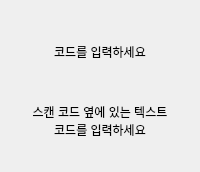
       <widget class="QWidget" name="widget_2" native="true">
        <layout class="QHBoxLayout" name="horizontalLayout_2">
         <item>
          <widget class="QWidget" name="widget_81" native="true">
           <property name="minimumSize">
            <size>
             <width>0</width>
             <height>150</height>
            </size>
           </property>
           <property name="maximumSize">
            <size>
             <width>400</width>
             <height>150</height>
            </size>
           </property>
           <layout class="QVBoxLayout" name="verticalLayout_2">
            <item>
             <widget class="QLabel" name="title_upper">
              <property name="text">
               <string>코드를 입력하세요</string>
              </property>
              <property name="scaledContents">
               <bool>true</bool>
              </property>
              <property name="alignment">
               <set>Qt::AlignCenter</set>
              </property>
              <property name="wordWrap">
               <bool>true</bool>
              </property>
             </widget>
            </item>
            <item>
             <widget class="QLabel" name="title_lower">
              <property name="text">
               <string>스캔 코드 옆에 있는 텍스트 코드를 입력하세요</string>
              </property>
              <property name="alignment">
               <set>Qt::AlignCenter</set>
              </property>
              <property name="wordWrap">
               <bool>true</bool>
              </property>
             </widget>
            </item>
           </layout>
          </widget>
         </item>
        </layout>
       </widget>
